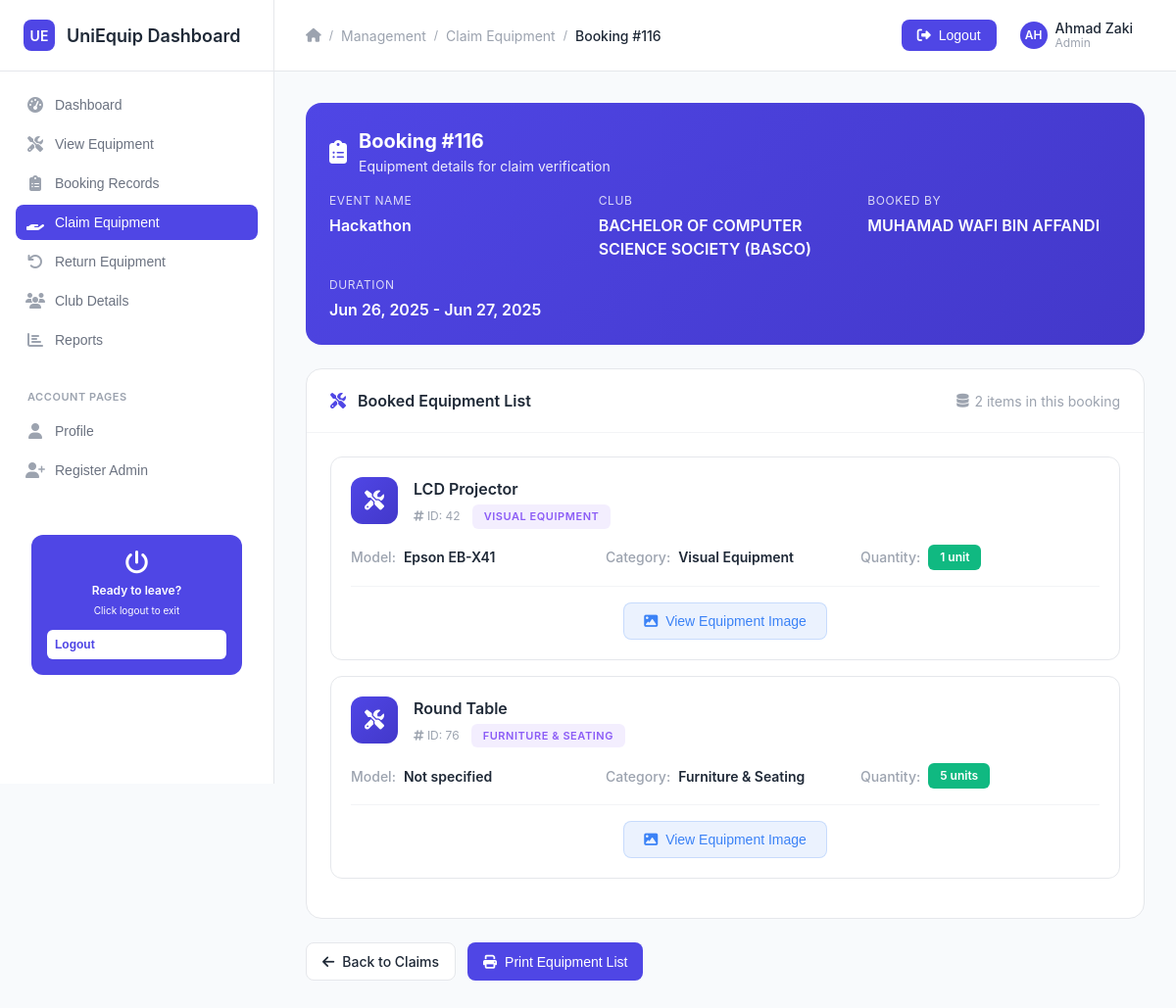
The page /claim_view_equipment.php?id_booking=116 (signed in) on the database its author committed.
### tables this page shows
CREATE TABLE `booking` (
  `id_booking` int(10) NOT NULL,
  `stud_num` int(10) NOT NULL,
  `staff_num` int(10) DEFAULT NULL,
  `event_name` varchar(50) NOT NULL,
  `status` varchar(50) NOT NULL,
  `start_date` date NOT NULL,
  `end_date` date NOT NULL,
  `club_name` varchar(50) NOT NULL,
  `return_date` date DEFAULT NULL
);

CREATE TABLE `user` (
  `stud_num` int(10) NOT NULL,
  `stud_name` varchar(100) NOT NULL,
  `stud_pass` varchar(50) NOT NULL,
  `stud_tel` varchar(50) NOT NULL,
  `stud_email` varchar(50) NOT NULL,
  `course_code` varchar(50) NOT NULL,
  `faculty` varchar(50) NOT NULL
);

CREATE TABLE `booking_equipment` (
  `id_equipment` int(11) NOT NULL,
  `id_booking` int(11) NOT NULL,
  `qty` int(11) NOT NULL
);

CREATE TABLE `equipment` (
  `id_equipment` int(11) NOT NULL,
  `name` varchar(50) NOT NULL,
  `category` varchar(50) NOT NULL,
  `status` varchar(50) NOT NULL,
  `qty` int(11) NOT NULL,
  `model` varchar(50) DEFAULT NULL,
  `picture` varchar(255) DEFAULT NULL
);

### claim_view_equipment.php (the view, shortened to what this page needs)
<?php
include("db.php");
$staff_name = $_SESSION['staff_name'] ?? "Admin User";
$id_booking = $_GET['id_booking'];
$booking_stmt = $connect->prepare("
    SELECT b.id_booking, b.event_name, b.club_name, b.start_date, b.end_date, u.stud_name
    FROM booking b
    JOIN user u ON b.stud_num = u.stud_num
    WHERE b.id_booking = ?
");
$booking_stmt->bind_param("i", $id_booking);
$booking_stmt->execute();
$booking_result = $booking_stmt->get_result();
$booking_info = $booking_result->fetch_assoc();
$stmt = $connect->prepare("
    SELECT
        e.id_equipment,
        e.name AS equipment_name,
        e.model,
        e.category,
        e.picture,
        be.qty
    FROM booking_equipment be
    JOIN equipment e ON be.id_equipment = e.id_equipment
    WHERE be.id_booking = ?
");
$stmt->bind_param("i", $id_booking);
$stmt->execute();
$result = $stmt->get_result();
?>
<!DOCTYPE html>
<html lang="en">
<head>
    <link href="https://cdnjs.cloudflare.com/ajax/libs/font-awesome/6.4.0/css/all.min.css" rel="stylesheet">
    <link href="style.css" rel="stylesheet">
</head>
<body>
    <div class="dashboard-container">
        <div class="sidebar">
            <div class="sidebar-header">
                <div class="sidebar-logo">UE</div>
                <div class="sidebar-title">UniEquip Dashboard</div>
            </div>
            <div class="sidebar-nav">
                <div class="nav-section">
                    <div class="nav-item">
                        <form action="admin_dashboard.php" method="post" style="margin: 0;">
                            <button type="submit" class="nav-link">
                                <div class="nav-icon"><i class="fas fa-tachometer-alt"></i></div>
                                Dashboard
                            </button>
                        </form>
                    </div>
                    <div class="nav-item">
                        <form action="admin_view_equipment.php" method="post" style="margin: 0;">
                            <button type="submit" class="nav-link">
                                <div class="nav-icon"><i class="fas fa-tools"></i></div>
                                View Equipment
                            </button>
                        </form>
                    </div>
                    <div class="nav-item">
                        <form action="admin_view_record.php" method="post" style="margin: 0;">
                            <button type="submit" class="nav-link">
                                <div class="nav-icon"><i class="fas fa-clipboard-list"></i></div>
                                Booking Records
                            </button>
                        </form>
                    </div>
                    <div class="nav-item">
                        <form action="claim_equipment.php" method="post" style="margin: 0;">
                            <button type="submit" class="nav-link active">
                                <div class="nav-icon"><i class="fas fa-hand-holding"></i></div>
                                Claim Equipment
                            </button>
                        </form>
                    </div>
                    <div class="nav-item">
                        <form action="return_equipment.php" method="post" style="margin: 0;">
                            <button type="submit" class="nav-link">
                                <div class="nav-icon"><i class="fas fa-undo"></i></div>
                                Return Equipment
                            </button>
                        </form>
                    </div>
                    <div class="nav-item">
                        <form action="view_club.php" method="post" style="margin: 0;">
                            <button type="submit" class="nav-link">
                                <div class="nav-icon"><i class="fas fa-users"></i></div>
                                Club Details
                            </button>
                        </form>
                    </div>
                    <div class="nav-item">
                        <form action="report.php" method="post" style="margin: 0;">
                            <button type="submit" class="nav-link">
                                <div class="nav-icon"><i class="fas fa-chart-bar"></i></div>
                                Reports
                            </button>
                        </form>
                    </div>
                </div>
                <div class="nav-section">
                    <div class="nav-section-title">ACCOUNT PAGES</div>
                    <div class="nav-item">
                        <form action="admin_profile.php" method="post" style="margin: 0;">
                            <button type="submit" class="nav-link">
                                <div class="nav-icon"><i class="fas fa-user"></i></div>
                                Profile
                            </button>
                        </form>
                    </div>
                    <div class="nav-item">
                        <form action="rgstaff.php" method="post" style="margin: 0;">
                            <button type="submit" class="nav-link">
                                <div class="nav-icon"><i class="fas fa-user-plus"></i></div>
                                Register Admin
                            </button>
                        </form>
                    </div>
                </div>
                <div style="margin-top: auto; padding: 16px;">
                    <div style="background: #4f46e5; border-radius: 12px; padding: 16px; text-align: center; color: white;">
                        <i class="fas fa-power-off" style="font-size: 24px; margin-bottom: 8px;"></i>
                        <div style="font-size: 12px; font-weight: 600; margin-bottom: 4px;">Ready to leave?</div>
                        <div style="font-size: 10px; margin-bottom: 12px;">Click logout to exit</div>
                        <button onclick="showLogoutConfirm()" class="btn btn-primary btn-sm" style="background: white; color: #4f46e5; width: 100%; border: none; padding: 8px; border-radius: 6px; font-weight: 600; cursor: pointer;">
                            Logout
                        </button>
                    </div>
                </div>
            </div>
        </div>
        <div class="main-content">
            <div class="top-header">
                <div class="header-left">
                    <div class="breadcrumb">
                        <i class="fas fa-home"></i>
                        <span class="breadcrumb-separator">/</span>
                        <span class="breadcrumb-item">Management</span>
                        <span class="breadcrumb-separator">/</span>
                        <a href="claim_equipment.php" class="breadcrumb-item">Claim Equipment</a>
                        <span class="breadcrumb-separator">/</span>
                        <span class="breadcrumb-item active">Booking #<?= htmlspecialchars($id_booking) ?></span>
                    </div>
                </div>
                <div class="header-right">
                    <div class="header-actions">
                        <button onclick="showLogoutConfirm()" class="btn btn-primary" style="display: flex; align-items: center; gap: 8px;">
                            <i class="fas fa-sign-out-alt"></i>
                            Logout
                        </button>
                        <div class="user-menu">
                            <div class="user-avatar"><?php echo strtoupper(substr($staff_name, 0, 2)); ?></div>
                            <div class="user-info">
                                <div class="user-name"><?php echo $staff_name; ?></div>
                                <div class="user-role"><?php echo ucfirst($_SESSION['role'] ?? 'admin'); ?></div>
                            </div>
                        </div>
                    </div>
                </div>
            </div>
            <div class="content-area">
                <?php if ($booking_info): ?>
                    <div class="booking-info-card">
                        <div class="booking-info-header">
                            <i class="fas fa-clipboard-list" style="font-size: 24px;"></i>
                            <div>
                                <h2 style="margin: 0; font-size: 20px;">Booking #<?= htmlspecialchars($id_booking) ?></h2>
                                <p style="margin: 0; opacity: 0.9; font-size: 14px;">Equipment details for claim verification</p>
                            </div>
                        </div>
                        <div class="booking-info-grid">
                            <div class="booking-info-item">
                                <div class="booking-info-label">Event Name</div>
                                <div class="booking-info-value"><?= htmlspecialchars($booking_info['event_name']) ?></div>
                            </div>
                            <div class="booking-info-item">
                                <div class="booking-info-label">Club</div>
                                <div class="booking-info-value"><?= htmlspecialchars($booking_info['club_name']) ?></div>
                            </div>
                            <div class="booking-info-item">
                                <div class="booking-info-label">Booked By</div>
                                <div class="booking-info-value"><?= htmlspecialchars($booking_info['stud_name']) ?></div>
                            </div>
                            <div class="booking-info-item">
                                <div class="booking-info-label">Duration</div>
                                <div class="booking-info-value">
                                    <?= date('M d, Y', strtotime($booking_info['start_date'])) ?> - <?= date('M d, Y', strtotime($booking_info['end_date'])) ?>
                                </div>
                            </div>
                        </div>
                    </div>
                <?php endif; ?>
                <div class="table-container">
                    <div class="table-header">
                        <h2 class="table-title">
                            <i class="fas fa-tools" style="margin-right: 8px; color: var(--primary-color);"></i>
                            Booked Equipment List
                        </h2>
                        <div class="table-meta">
                            <i class="fas fa-database"></i>
                            <?php echo $result->num_rows; ?> item<?php echo $result->num_rows !== 1 ? 's' : ''; ?> in this booking
                        </div>
                    </div>
                    <?php if ($result->num_rows === 0): ?>
                        <div class="empty-state">
                            <i class="fas fa-tools"></i>
                            <h3>No Equipment Found</h3>
                            <p>No equipment items were found for this booking.</p>
                        </div>
                    <?php else: ?>
                        <div style="padding: 24px;">
                            <?php while ($row = $result->fetch_assoc()): ?>
                                <div class="equipment-card">
                                    <div class="equipment-header">
                                        <div class="equipment-icon">
                                            <i class="fas fa-tools"></i>
                                        </div>
                                        <div class="equipment-details">
                                            <h3><?= htmlspecialchars($row['equipment_name']) ?></h3>
                                            <div class="equipment-meta">
                                                <span><i class="fas fa-hashtag"></i> ID: <?= htmlspecialchars($row['id_equipment']) ?></span>
                                                <span class="category-badge"><?= htmlspecialchars($row['category']) ?></span>
                                            </div>
                                        </div>
                                    </div>
                                    <div class="equipment-info">
                                        <div class="info-item">
                                            <span class="info-label">Model:</span>
                                            <span class="info-value"><?= htmlspecialchars($row['model'] ?? 'Not specified') ?></span>
                                        </div>
                                        <div class="info-item">
                                            <span class="info-label">Category:</span>
                                            <span class="info-value"><?= htmlspecialchars($row['category']) ?></span>
                                        </div>
                                        <div class="info-item">
                                            <span class="info-label">Quantity:</span>
                                            <span class="quantity-badge"><?= $row['qty'] ?> unit<?= $row['qty'] !== 1 ? 's' : '' ?></span>
                                        </div>
                                    </div>
                                    <div class="image-section">
                                        <?php
                                        $imageFile = ltrim($row['picture'], 'uploads/');
                                        $imagePath = 'uploads/' . $imageFile;
                                        if (!empty($row['picture']) && file_exists($imagePath)): ?>
                                            <button onclick="openImageWindow('<?= $imagePath ?>')" class="btn-view-image">
                                                <i class="fas fa-image"></i>
                                                View Equipment Image
                                            </button>
                                        <?php endif; ?>
                                    </div>
                                </div>
                            <?php endwhile; ?>
                        </div>
                    <?php endif; ?>
                </div>
                <div style="display: flex; gap: 12px; margin-top: 24px;">
                    <a href="claim_equipment.php" class="btn btn-secondary">
                        <i class="fas fa-arrow-left"></i>
                        Back to Claims
                    </a>
                    <button onclick="window.print()" class="btn btn-primary">
                        <i class="fas fa-print"></i>
                        Print Equipment List
                    </button>
                </div>
            </div>
        </div>
    </div>
</body>
</html>

### rows shown on the page
booking: event_name "Hackathon", club_name "BACHELOR OF COMPUTER SCIENCE SOCIETY (BASCO)", stud_num.stud_name "MUHAMAD WAFI BIN AFFANDI", start_date "Jun 26, 2025", end_date "Jun 27, 2025"
booking_equipment: id_equipment.name "LCD Projector", id_equipment.id_equipment "42", id_equipment.category "VISUAL EQUIPMENT", id_equipment.model "Epson EB-X41", id_equipment.category "Visual Equipment", qty "1"
booking_equipment: id_equipment.name "Round Table", id_equipment.id_equipment "76", id_equipment.category "FURNITURE & SEATING", id_equipment.model "Not specified", id_equipment.category "Furniture & Seating", qty "5"

### other values the page prints
$id_booking "116"
substr($staff_name, 0, 2) "AH"
$staff_name "Ahmad Zaki"
$_SESSION['role'] "Admin"
$result->num_rows "2"
